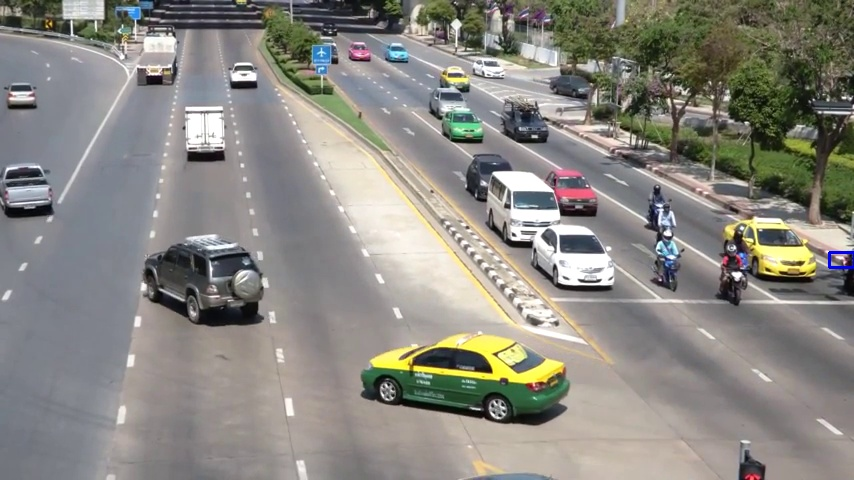
#> input picture opencv/첼.jpg, 854 x 480 px, given in place of monitoring_720.mp4, which was not available
$ jupyter execute C162.ipynb   (text cells are left out)
#> lines starting #> are read from the running program, lines starting #| are printed output that depends on the picture; after the words box and inside, x2 and y2 are one past the last pixel; in counts of white or black regions, pixels touching at a corner belong together; pictures that were not available may be replaced by others from this repository, and a replacement may not be noted
[cell 1]
import numpy as np
import cv2
import os

[cell 2]
VIDEO_PATH = "../resource/video/monitoring_720.mp4"
print(os.path.exists(VIDEO_PATH))

[cell 3]
cap = cv2.VideoCapture(VIDEO_PATH)

[cell 4]
# params for ShiTomasi corner detection
feature_params = dict(maxCorners=100, qualityLevel=0.3, minDistance=7, blockSize=7)

[cell 5]
# Parameters for lucas kanade optical flow
lk_params = dict(
    winSize=(15, 15),
    maxLevel=2,
    criteria=(cv2.TERM_CRITERIA_EPS | cv2.TERM_CRITERIA_COUNT, 10, 0.03)
)

[cell 6]
# Create some random colors
color = np.random.randint(0, 255, (100, 3))

[cell 7]
# Take first frame and find corners in it
ret, old_frame = cap.read()
#> old_frame is the input picture: shape (480, 854, 3); mean B, G, R 129.4, 135.9, 138
old_gray = cv2.cvtColor(old_frame, cv2.COLOR_BGR2GRAY)
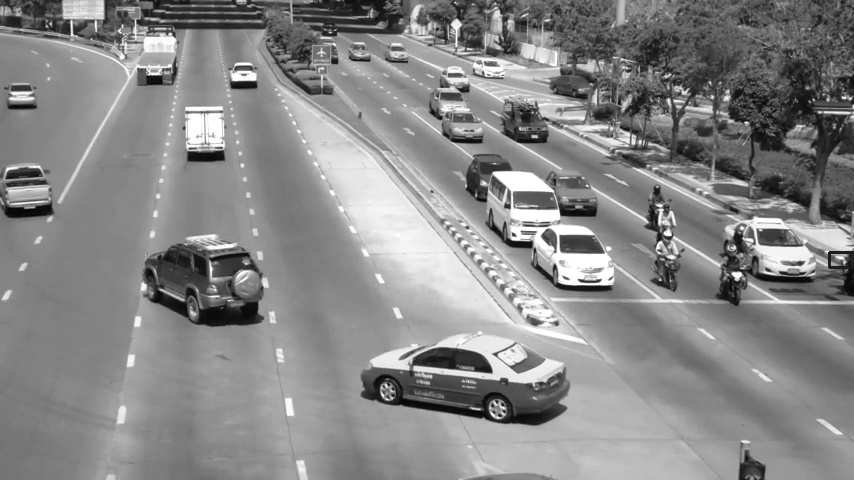
#> old_gray: shape (480, 854); min 1, max 255, mean 135.8
p0 = cv2.goodFeaturesToTrack(old_gray, mask=None, **feature_params)
#> p0 = 100 rows, first 8: [660, 209], [507, 206], [737, 278], [658, 249], [490, 371], [668, 232], [561, 237], [831, 265]

[cell 8]
# Create a mask image for drawing purposes
mask = np.zeros_like(old_frame)

[cell 9]
while(1):
    ret,frame = cap.read()
    frame_gray = cv2.cvtColor(frame, cv2.COLOR_BGR2GRAY)

    # calculate optical flow
    p1, st, err = cv2.calcOpticalFlowPyrLK(old_gray, frame_gray, p0, None, **lk_params)
#> p1 has the same summary as p0; st = 100 values from 1 to 1; err = 100 values from 0 to 0

    # Select good points
    good_new = p1[st==1]
#> good_new = 100 pairs, first value 7 to 852, second value 8 to 415
    good_old = p0[st==1]
#> good_old has the same summary as good_new

    # draw the tracks
    for i, (new, old) in enumerate(zip(good_new,good_old)):
        a, b = new.ravel()
        c, d = old.ravel()
        mask = cv2.line(mask, (int(a), int(b)), (int(c), int(d)), color[i].tolist(), 2)
        frame = cv2.circle(frame, (int(a), int(b)), 5, color[i].tolist(), -1)
#> this loop made 100 passes
#> (a, b, c, d) on passes 1 to 12: (660, 209, 660, 209), (507, 206, 507, 206), (737, 278, 737, 278), (658, 249, 658, 249), (490, 371, 490, 371), (668, 232, 668, 232), (561, 237, 561, 237), (831, 265, 831, 265), (530, 243, 530, 243), (733, 248, 733, 248), (684, 92, 684, 92), (495, 354, 495, 354)
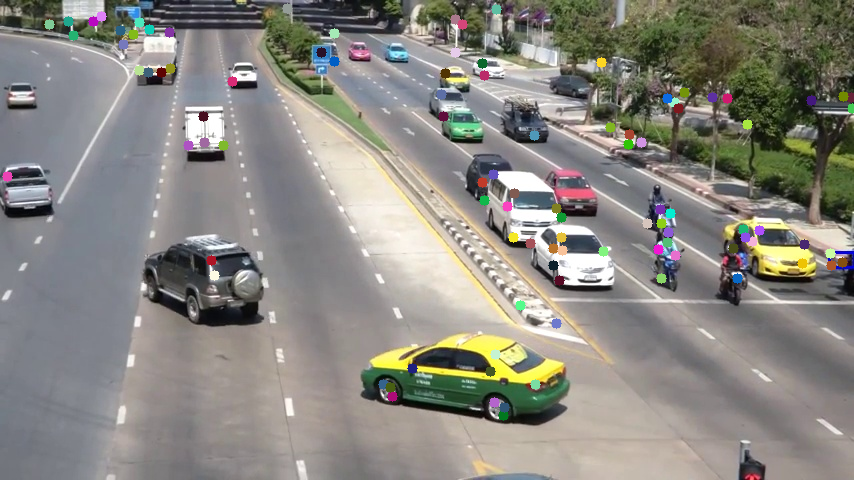
#> frame: shape (480, 854, 3); mean B, G, R 129.2, 135.7, 137.8
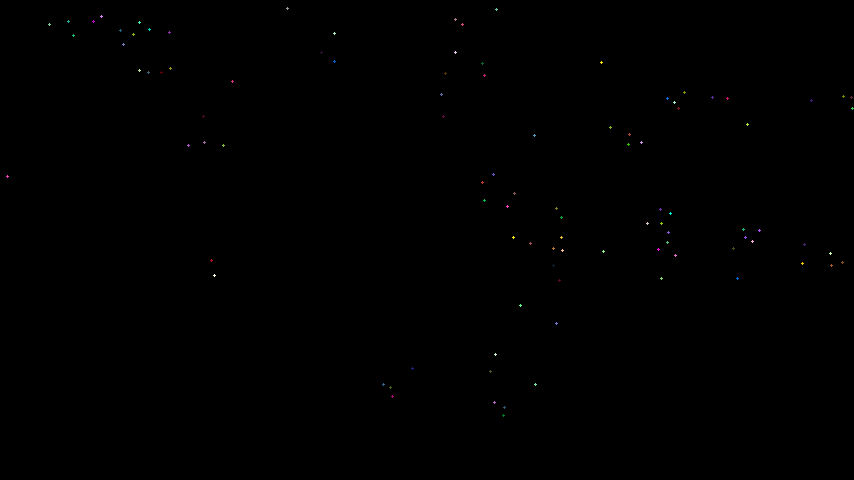
#> mask: shape (480, 854, 3); mean of channels 0, 1, 2 0.1, 0.2, 0.2; drawn as B, G, R

    img = cv2.add(frame, mask)
    cv2.imshow("frame", img)
    k = cv2.waitKey(30) & 0xff
#> (key Esc is pressed here)
    if k == 27:
        break
    # Now update the previous frame and previous points
    old_gray = frame_gray.copy()
    p0 = good_new.reshape(-1, 1, 2)

cv2.destroyAllWindows()
cap.release()

[cell 10]
import cv2
import numpy as np
import os

[cell 11]
VIDEO_PATH = "../resource/video/monitoring_720.mp4"
print(os.path.exists(VIDEO_PATH))

[cell 12]
cap = cv2.VideoCapture(VIDEO_PATH)

[cell 13]
ret, frame1 = cap.read()
prvs = cv2.cvtColor(frame1, cv2.COLOR_BGR2GRAY)
hsv = np.zeros_like(frame1)
hsv[..., 1] = 255

[cell 14]
while(1):
    ret, frame2 = cap.read()
    next = cv2.cvtColor(frame2, cv2.COLOR_BGR2GRAY)
    flow = cv2.calcOpticalFlowFarneback(prvs, next, None, 0.5, 3, 15, 3, 5, 1.2, 0)
    mag, ang = cv2.cartToPolar(flow[..., 0], flow[..., 1])
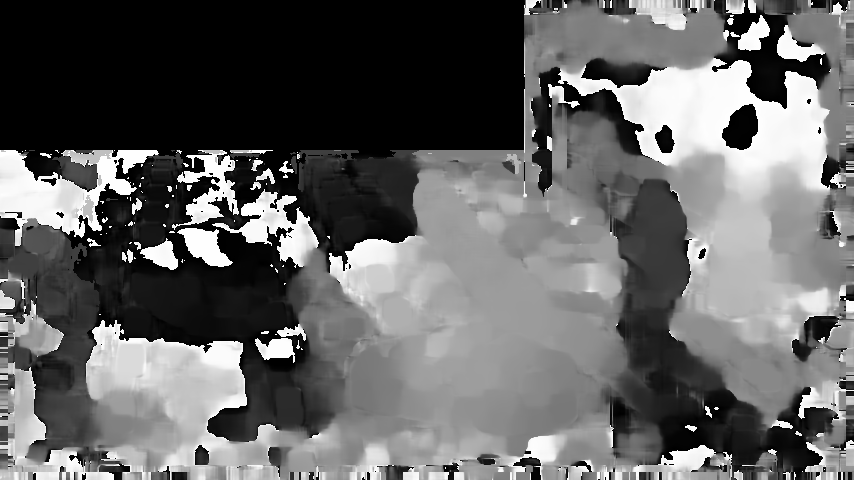
#> ang: shape (480, 854) float32; min 0, max 6.28, mean 2.47; drawn with min black and max white
    hsv[..., 0] = ang * 180 / np.pi / 2
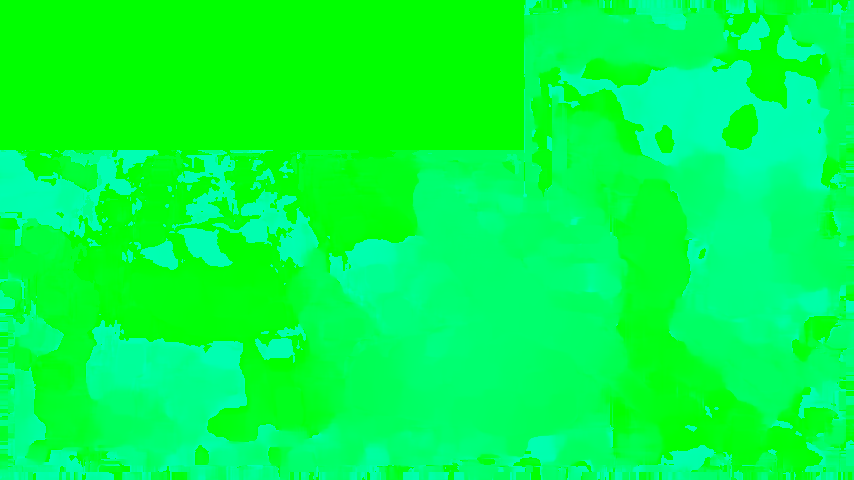
#> hsv: shape (480, 854, 3); mean of channels 0, 1, 2 70.4, 255, 0; drawn as B, G, R
    hsv[..., 2] = cv2.normalize(mag, None, 0, 255, cv2.NORM_MINMAX)
#> hsv: shape (480, 854, 3); 0.32% of pixels changed, all inside (x1, y1, x2, y2) = (97, 0, 854, 480)
    rgb = cv2.cvtColor(hsv, cv2.COLOR_HSV2BGR)
    #rgb = cv2.resize(rgb, (640, 360))
    #frame2 = cv2.resize(frame2, (640, 360))
    cv2.imshow("frame1", rgb)
    cv2.imshow("frame2", frame2)
    k = cv2.waitKey(30) & 0xff
#> (key Esc is pressed here)
    if k == 27:
        break
    elif k == ord('s'):
        cv2.imwrite("opticalfb.png", frame2)
        cv2.imwrite("opticalhsv.png", rgb)
    prvs = next

cap.release()
cv2.destroyAllWindows()
